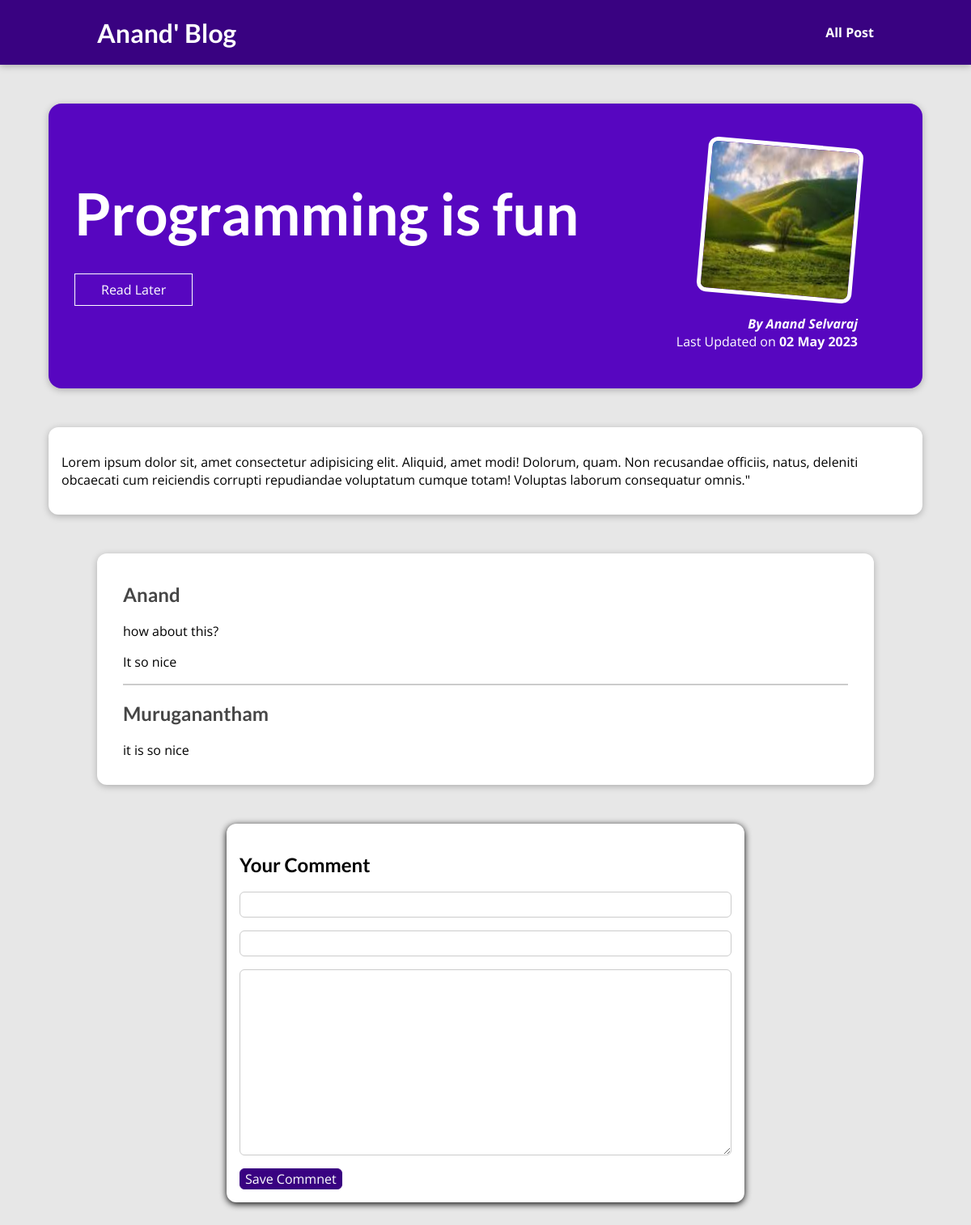
Page /posts/programming-is-fun on the committed database.
### blog/models.py (models this page shows, shortened)
class Post(models.Model):
    title = models.CharField(max_length=150)
    excerpt = models.CharField(max_length=250)
    image = models.ImageField(upload_to="posts", null=True)
    date = models.DateField(auto_now=True)
    slug = models.SlugField(unique=True, db_index=True)
    content = models.TextField(validators=[MinLengthValidator(10)])
    author = models.ForeignKey(
        Author, on_delete=models.SET_NULL, null=True, related_name="posts")
    tags = models.ManyToManyField(Tag)

class Author(models.Model):
    first_name = models.CharField(max_length=100)
    last_name = models.CharField(max_length=100)
    email_address = models.EmailField()
    def full_name(self):
        return f"{self.first_name} {self.last_name}"
    def __str__(self):
        return self.full_name()

class Comment(models.Model):
    user_name = models.CharField(max_length=120) # username lable input
    user_email = models.EmailField()
    text = models.TextField(max_length=400)
    post = models.ForeignKey(
        Post, on_delete=models.CASCADE, related_name="comments")

### blog/views.py (the view, shortened to what this page needs)
# urls.py: path("posts/<slug:slug>", views.SinglePostView.as_view(),
class SinglePostView(View):
  def get(self,request,slug):
    post = Post.objects.get(slug=slug)
    context = {
      "post": post,
      "post-tags": post.tags.all(),
      "comment_form": CommentForm(),
      "comments": post.comments.all().order_by("-id")
    }
    return render(request, "blog/post-details.html", context)

### blog/forms.py
class CommentForm(forms.ModelForm):
    class Meta:
        model = Comment
        exclude = ["post"]
        labels = {
            "user_name": "Your Name",
            "user_email": "Your Mail",
            "text": "Your Comment"
        }

### blog/templates/blog/post-details.html (shortened to what this page needs)
{% extends 'base.html' %}
{% load static %}
{% block css_files %}
    <link rel="stylesheet" href="{% static "blog/post-detail.css" %}">
{% endblock %}
{% block content %}
<section id="summary">
    <h2>{{ post.title }}</h2>
    <div id="read-later">
        <form action="{% url "read-later" %}" method="POST">
         <button>Read Later</button>
        </form>
    </div>
    <article>
        <img src="{{ post.image.url }}" alt="Post Title">
        <address>By <a href="Anand: {{post.author.email_address}}"> {{ post.author|title }} </a> </address>
        <div>
            Last Updated on <time>{{ post.date|date:"d M Y" }} </time>
        </div>
    </article>
</section>
<main>
   {{ post.content|linebreaks }}
</main>
<section id="comments">
    <ul>
        {% for comment in comments %}
        <li>
            <h2>{{ comment.user_name }}</h2>
            <p>{{ comment.text|linebreaks }}</p>
        </li>
        {% endfor %}
    </ul>
</section>
<section id="comment-form">
<h2>Your Comment</h2>
<form action="{% url "post-detail-page" post.slug %}" method="POST">
        {% for form_field in comment_form %}
          <div class="form-control">
             {{ form_field }}
          </div>
        {% endfor %}
        <button>Save Commnet</button>
    </form>
</section>
{% endblock %}

### templates/base.html (shortened to what this page needs)
{% load static %}
<!DOCTYPE html>
<html lang="en">
<head>
    <link rel="stylesheet" href="{% static "app.css" %}">
    {% block css_files %} {% endblock %}
</head>
<body>
    <header id="main-navigation">
        <h1><a href="{% url 'starting-page' %}">Anand' Blog</a></h1>
        <nav>
            <a href="{% url 'posts-page' %}">All Post</a>
        </nav>
    </header>
    {% block content %}{% endblock %}
</body>
</html>

### static/app.css (style rules this page uses)
* { box-sizing: border-box; }
html { font-family: 'Open Sans', 'Lato', sans-serif; }
body { margin: 0; }
h1, h2, h3 { font-family: 'Lato', sans-serif; font-weight: bold; }
#main-navigation { width: 100%; height: 5rem; display: flex; justify-content: space-between; align-items: center; padding: 0 10%; position: absolute; top: 0; left: 0; }
#main-navigation a { text-decoration: none; color: white; font-weight: bold; }

### blog/static/blog/post-detail.css (style rules this page uses)
body { background-color: #e7e7e7; }
#main-navigation { background-color: #390281; box-shadow: 0 2px 8px rgba(0, 0, 0, 0.25); }
#summary { margin: 8rem auto 3rem auto; padding: 2rem; width: 90%; max-width: 90rem; border-radius: 16px; background-color: #5706c0; position: relative; box-shadow: 0 2px 8px rgba(0, 0, 0, 0.25); height: 22rem; }
#summary h2 { color: white; font-size: 4.5rem; margin-bottom: 0.25rem; }
#summary article { position: absolute; top: 2rem; right: 3rem; padding: 1rem 2rem; border-radius: 12px; text-align: right; color: white; }
#summary article img { width: 12rem; height: 12rem; border-radius: 12px; transform: rotateZ(5deg); border: 5px solid white; margin-bottom: 1rem; }
#summary address { font-weight: bold; }
#summary a { color: white; text-decoration: none; }
#summary time { font-weight: bold; }
#read-later { margin: 2rem 0; }
#read-later button { background-color: transparent; border: 1px solid white; padding: 0.5rem 2rem; font: inherit; color: white; cursor: pointer; }
main { width: 90%; max-width: 90rem; margin: 3rem auto; background-color: white; padding: 1rem; border-radius: 12px; box-shadow: 0 2px 8px rgba(0, 0, 0, 0.25); }
#comment-form { margin: 3rem auto; width: 90%; max-width: 40rem; border-radius: 12px; background-color: white; box-shadow: 0 2px 8px rgba(0,0,0,25); padding: 1rem; }
#comment-form button { font: inherit; background-color: #390281; color: white; border: 1px solid #390281; padding: 0.5rem, 1.5rem; border-radius: 6px; cursor: pointer; }
.form-control { margin-bottom: 1rem; }
.form-control input, .form-control textarea { display: block; width: 100%; font: inherit; padding: 0.25rem; border-radius: 6px; border: 1px solid #ccc; }
#comments { margin: 3rem auto; width: 90%; max-width: 60rem; border-radius: 12px; background-color: white; box-shadow: 0 2px 8px rgba(0, 0, 0, 0.25); padding: 1rem 2rem; }
#comments ul { list-style: none; margin: 0; padding: 0; }
#comments li { margin-bottom: 1rem; border-bottom: 2px solid #ccc; }
#comments li:last-of-type { border-bottom: none; }
#comments h2 { color: #464646; }

### rows in the picture
Post: title "Programming is fun", image (picture), author "Anand Selvaraj", date "02 May 2023", content "Lorem ipsum dolor sit, amet consectetur adipisicing elit. Aliquid, amet modi! Dolorum, quam. Non recusandae officiis, natus, deleniti obcaecati cum reiciendis corrupti repudiandae voluptatum cumque totam! Voluptas laborum consequatur omnis.\""
Comment: user_name "Anand", text "how about this? It so nice"
Comment: user_name "Muruganantham", text "it is so nice"
